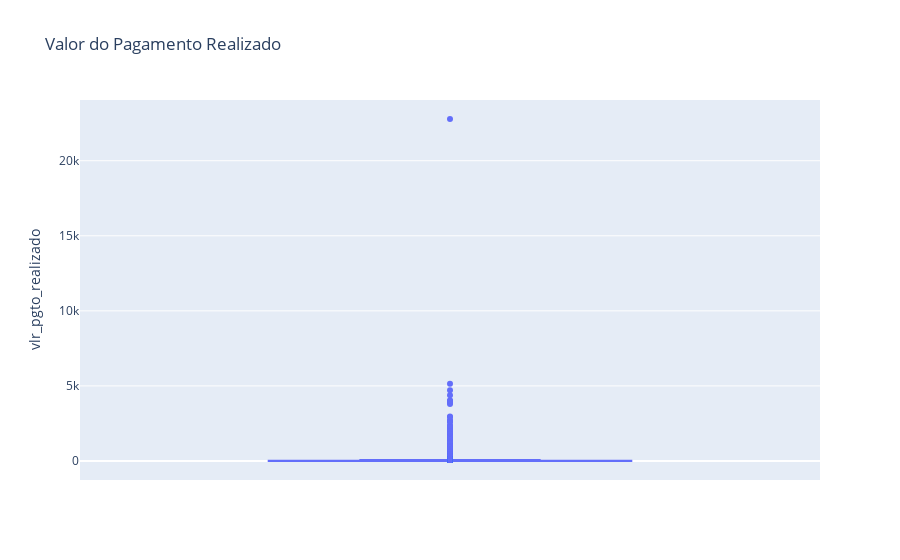

The notebook cell saved with this chart:
### Code cell
fig = px.box(geral,
            y='vlr_pgto_realizado',
            title='Valor do Pagamento Realizado')
fig.show()

### Figure 1 — Plotly figure (JSON) as saved in the notebook; plotly's stock layout.template omitted (floating-point values rounded to 4 significant figures; data arrays with more than 128 entries replaced by an {"elided": "..."} marker saying what was removed)
{"data": [{"alignmentgroup": "True", "hovertemplate": "vlr_pgto_realizado=%{y}<extra></extra>", "legendgroup": "", "marker": {"color": "#636efa"}, "name": "", "notched": false, "offsetgroup": "", "orientation": "v", "showlegend": false, "type": "box", "x0": " ", "xaxis": "x", "y": {"elided": "10000 float values"}, "y0": " ", "yaxis": "y"}], "layout": {"boxmode": "group", "legend": {"tracegroupgap": 0}, "title": {"text": "Valor do Pagamento Realizado"}, "xaxis": {"anchor": "y", "domain": [0, 1]}, "yaxis": {"anchor": "x", "domain": [0, 1], "title": {"text": "vlr_pgto_realizado"}}}}
